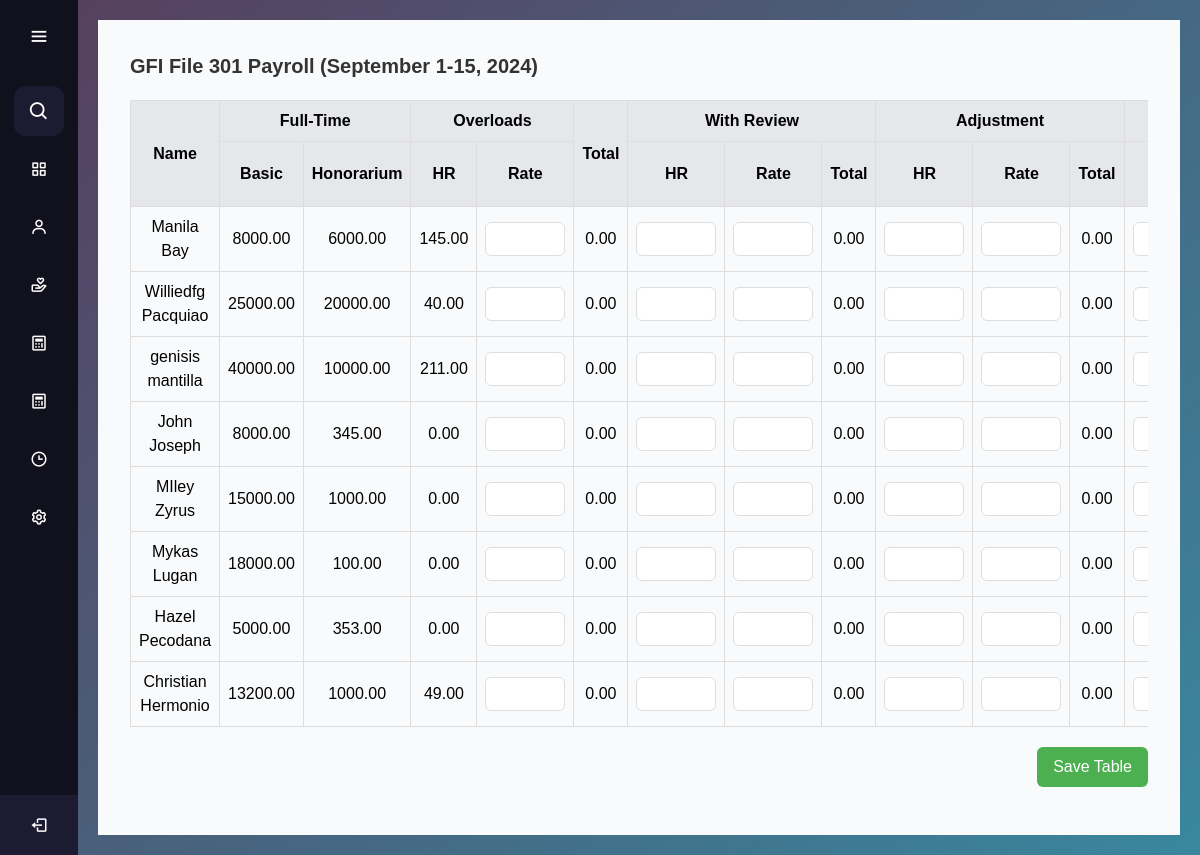
Page /sssssssssss.php on the earlier database version.
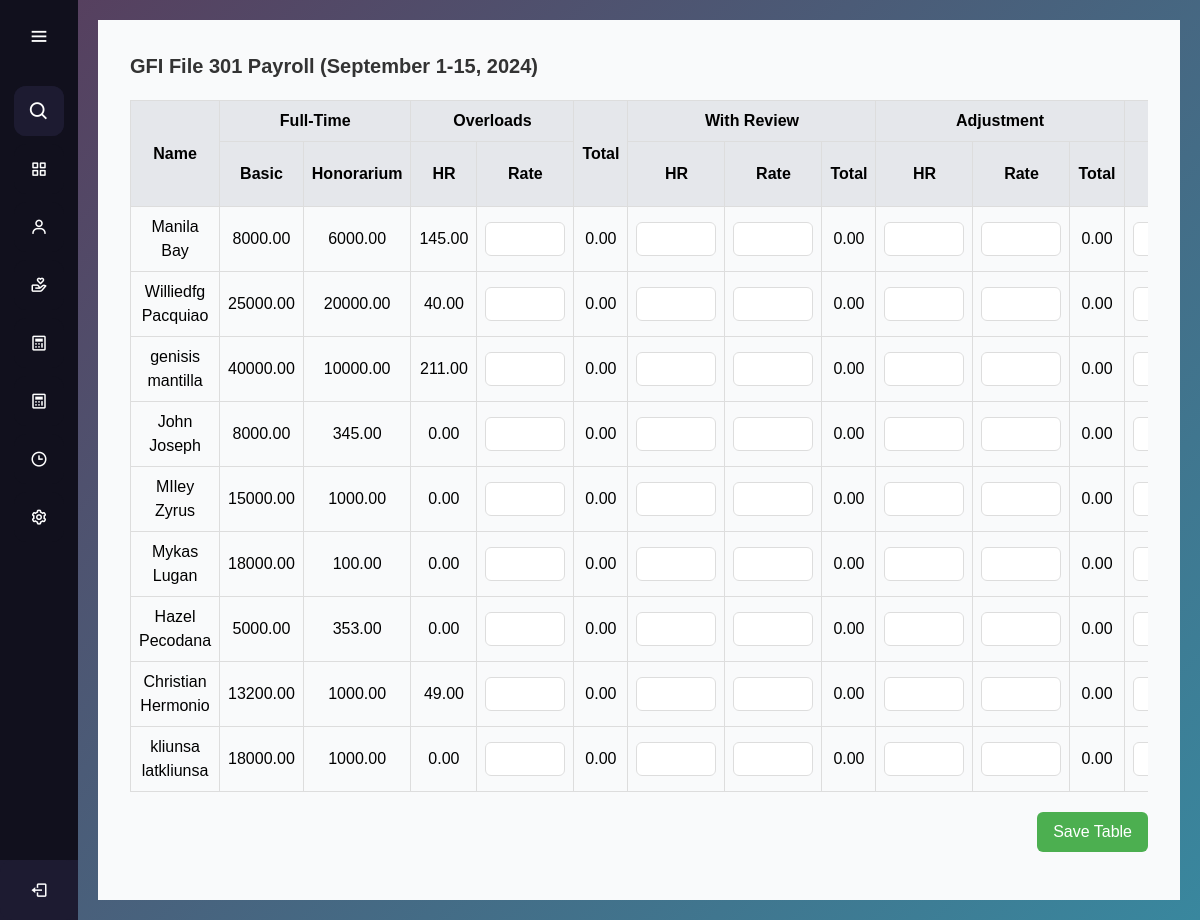
Same page on the later database version.
### tables this page shows
CREATE TABLE `employees` (
  `employee_id` int(11) NOT NULL,
  `first_name` varchar(255) NOT NULL,
  `last_name` varchar(255) NOT NULL,
  `suffix_title` varchar(50) NOT NULL,
  `employee_type` enum('full-time','part-time') NOT NULL,
  `classification` varchar(255) NOT NULL,
  `basic_salary` decimal(10,2) NOT NULL,
  `honorarium` decimal(10,2) DEFAULT 0.00,
  `incentives` decimal(10,0) NOT NULL,
  `overload_rate` decimal(10,0) NOT NULL,
  `watch_reward` decimal(10,0) NOT NULL,
  `absent_lateRate` decimal(10,0) NOT NULL,
  `created_at` timestamp NOT NULL DEFAULT current_timestamp()
);

### sssssssssss.php (the view, shortened to what this page needs)
<?php
require 'database_connection.php';
$sql = "
    SELECT
        e.employee_id,
        CONCAT(e.first_name, ' ', e.last_name) AS full_name,
        e.basic_salary,
        e.honorarium,
        COALESCE(SUM(o.grand_total), 0) AS overload_hr,
        COALESCE(c.medical_savings, 0) AS medical_savings,
        COALESCE(c.retirement, 0) AS retirement,
        COALESCE((c.sss_ee + c.sss_er), 0) AS sss_total,
        COALESCE((c.pag_ibig_ee + c.pag_ibig_er), 0) AS pag_ibig_total,
        COALESCE((c.philhealth_ee + c.philhealth_er), 0) AS philhealth_total
    FROM employees e
    LEFT JOIN overload o ON e.employee_id = o.employee_id
    LEFT JOIN contributions c ON e.employee_id = c.employee_id
    GROUP BY e.employee_id";
$result = $conn->query($sql);
?>
<!DOCTYPE html>
<html lang="en">
<head>
    <script src="https://cdn.tailwindcss.com"></script>
</head>
<body>
    <?php include 'aside.php'; ?>
    <main>
        <div class="content">
            <h1 class="text-xl font-bold mb-4">GFI File 301 Payroll (September 1-15, 2024)</h1>
            <div class="table-wrapper">
                <table id="crudTable" class="table-auto w-full">
                    <thead>
                        <tr>
                            <th rowspan="2" class="p-2 bg-gray-200">Name</th>
                            <th colspan="2" class="p-2 bg-gray-200">Full-Time</th>
                            <th colspan="2" class="p-2 bg-gray-200">Overloads</th>
                            <th rowspan="2" class="p-2 bg-gray-200">Total</th>
                            <th colspan="3" class="p-2 bg-gray-200">With Review</th>
                            <th colspan="3" class="p-2 bg-gray-200">Adjustment</th>
                            <th colspan="3" class="p-2 bg-gray-200">Watch Reward</th>
                        </tr>
                        <tr>
                            <th class="p-2 bg-gray-200">Basic</th>
                            <th class="p-2 bg-gray-200">Honorarium</th>
                            <th class="p-2 bg-gray-200">HR</th>
                            <th class="p-2 bg-gray-200">Rate</th>
                            <th class="p-2 bg-gray-200">HR</th>
                            <th class="p-2 bg-gray-200">Rate</th>
                            <th class="p-2 bg-gray-200">Total</th>
                            <th class="p-2 bg-gray-200">HR</th>
                            <th class="p-2 bg-gray-200">Rate</th>
                            <th class="p-2 bg-gray-200">Total</th>
                            <th class="p-2 bg-gray-200">HR</th>
                        </tr>
                    </thead>
                    <tbody>
                        <?php
                        if ($result && $result->num_rows > 0) {
                            while ($row = $result->fetch_assoc()) {
                                echo "<tr>";
                                echo "<td data-employee='{$row['employee_id']}' class='p-2'>{$row['full_name']}</td>";
                                echo "<td class='p-2'>{$row['basic_salary']}</td>";
                                echo "<td class='p-2'>{$row['honorarium']}</td>";
                                echo "<td class='p-2'>{$row['overload_hr']}</td>";
                                echo "<td><input type='number' name='overload_rate' class='editable-cell'></td>";
                                echo "<td name='overload_total' >0.00</td>";
                                echo "<td><input type='number' name='wr_hr' class='editable-cell'></td>";
                                echo "<td><input type='number' name='wr_rate' class='editable-cell'></td>";
                                echo "<td name='wr_total' >0.00</td>";
                                echo "<td><input type='number' name='adjust_rate' class='editable-cell'></td>";
                                echo "<td><input type='number' name='adjust_hr' class='editable-cell'></td>";
                                echo "<td name='adjust_total' >0.00</td>";
                                echo "<td><input type='number' name='watch_hr' class='editable-cell'></td>";
                                echo "</tr>";
                            }
                        } else {
                            echo "<tr><td colspan='12' class='p-2 text-center'>No data found</td></tr>";
                        }
                        ?>
                    </tbody>
                </table>
            </div>
            <div class="flex justify-end mt-5">
                <button id="saveTableBtn" class="save-btn mb-4">Save Table</button>
            </div>
        </div>
    </main>
</body>
</html>

Differences in the rows shown:
added employees: full_name "kliunsa latkliunsa", basic_salary "18000.00", honorarium "1000.00", overload_hr "0.00"
